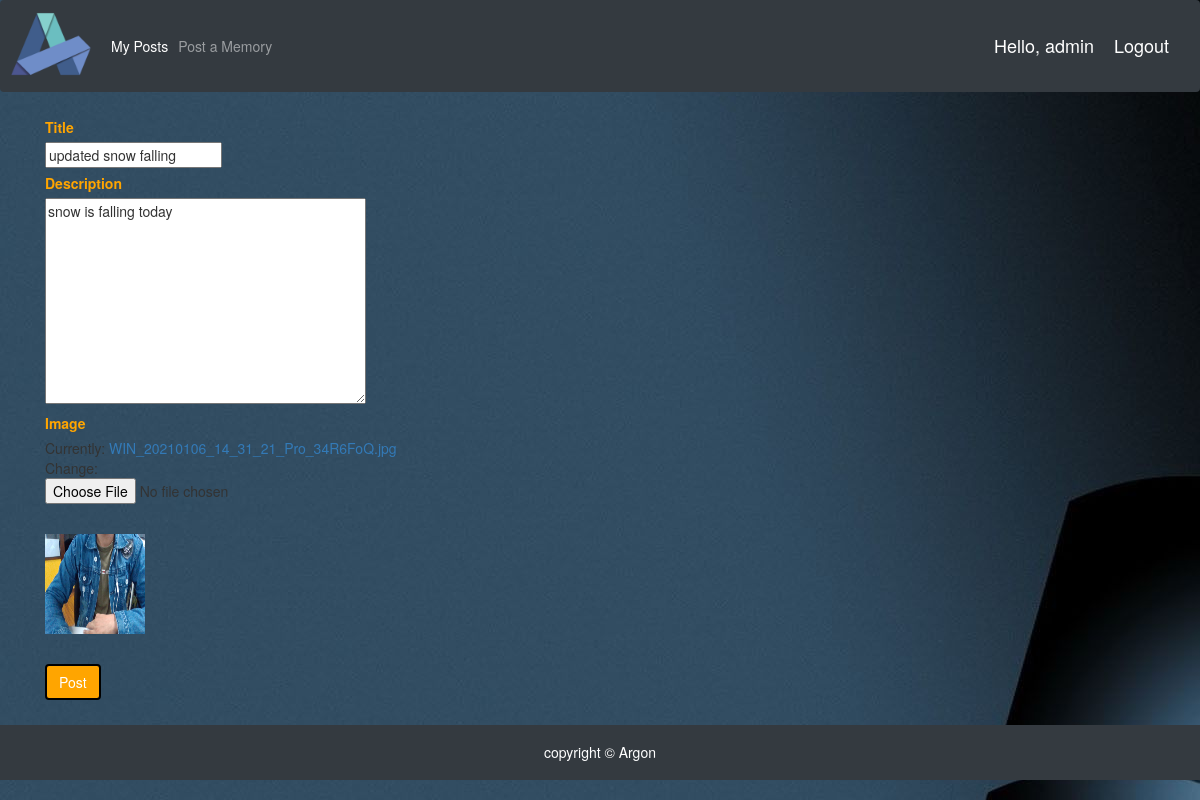
The app's page /updatepost/14/ (signed in), older data.
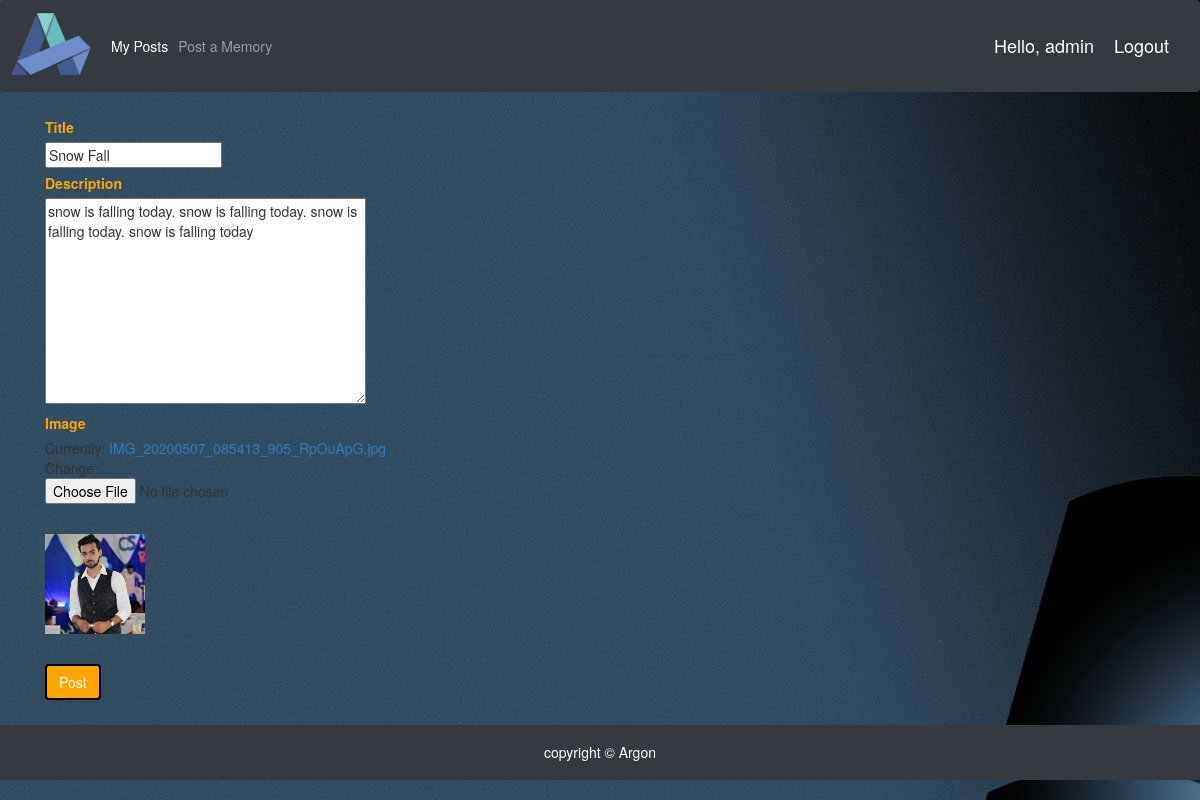
The same page, newer data.
### SocialApp/models.py (models this page shows, shortened)
class BlogPost(models.Model):
    title = models.CharField(max_length=300)
    description = models.TextField()
    image = models.ImageField()
    user = models.ForeignKey(Users, on_delete=models.CASCADE, null=True, blank=True)

### SocialApp/views.py (the view, shortened to what this page needs)
# urls.py: path('updatepost/<int:id>/', views.updatePost, name='updatepost'),
@login_required
def updatePost(request, id):
    inst = BlogPost.objects.get(id=id)
    form = PostUpdateForm(request.POST or None, instance=inst)
    context = {'form': form, 'media_url': settings.MEDIA_URL}
    return render(request, 'new_update_post.html', context)

### SocialApp/forms.py
class PostUpdateForm(forms.ModelForm):
    class Meta:
        model = BlogPost
        fields = ['title', 'description', 'image']

### SocialApp/templates/new_update_post.html (shortened to what this page needs)
{%  extends 'main.html' %}
{% load static %}
{% block content %}
<head>
    <link rel="stylesheet" href="https://maxcdn.bootstrapcdn.com/bootstrap/3.4.1/css/bootstrap.min.css">
</head>
<form method="POST" action="" enctype="multipart/form-data">
    <div class="container">
        {% for field in form %}
        <div class="row">
            <div class="col-md-6">
                <label style="display:block;" class="mt-2 lbl">{{field.label}}</label>
                {{field}}
            </div>
        </div>
        {% endfor %}
        <div class="row">
            <div class="col-md-6 lbl mt-5">
                <img id="img" src="{{media_url}}/{{form.instance.image}}" style="width:100px; height:100px;">
            </div>
        </div>
        <div class="row">
            <div class="col-md-6 mt-5">
                <input type="submit" value="Post" id="btnPost" class="btn">
            </div>
        </div>
    </div>
</form>
{% endblock %}

Row changes from the older to the newer data that the page shows:
changed BlogPost: title "updated snow falling" → "Snow Fall"; description "snow is falling today" → "snow is falling today. snow is falling today. snow is falling today. snow is falling today"; instance.image: a different picture
Text that changed along with them:
text no longer shown: "Currently: WIN_20210106_14_31_21_Pro_34R6FoQ.jpg Change:"
text now shown: "Currently: IMG_20200507_085413_905_RpOuApG.jpg Change:"
